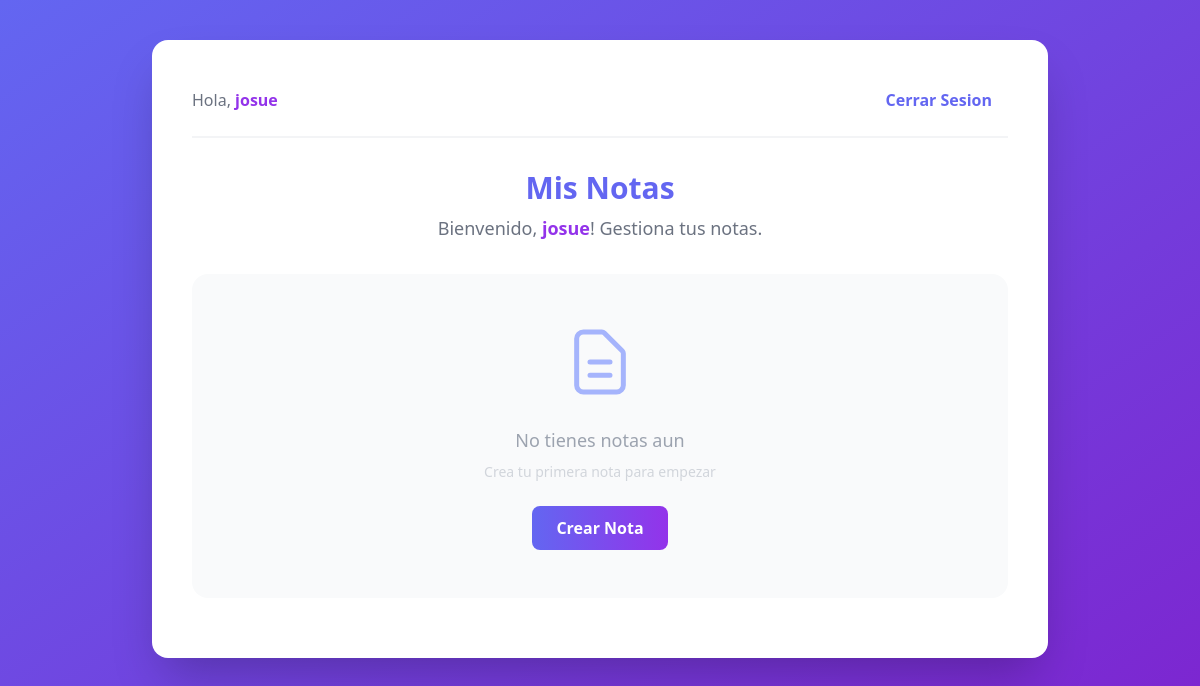
Page / (signed in) on the earlier database version.
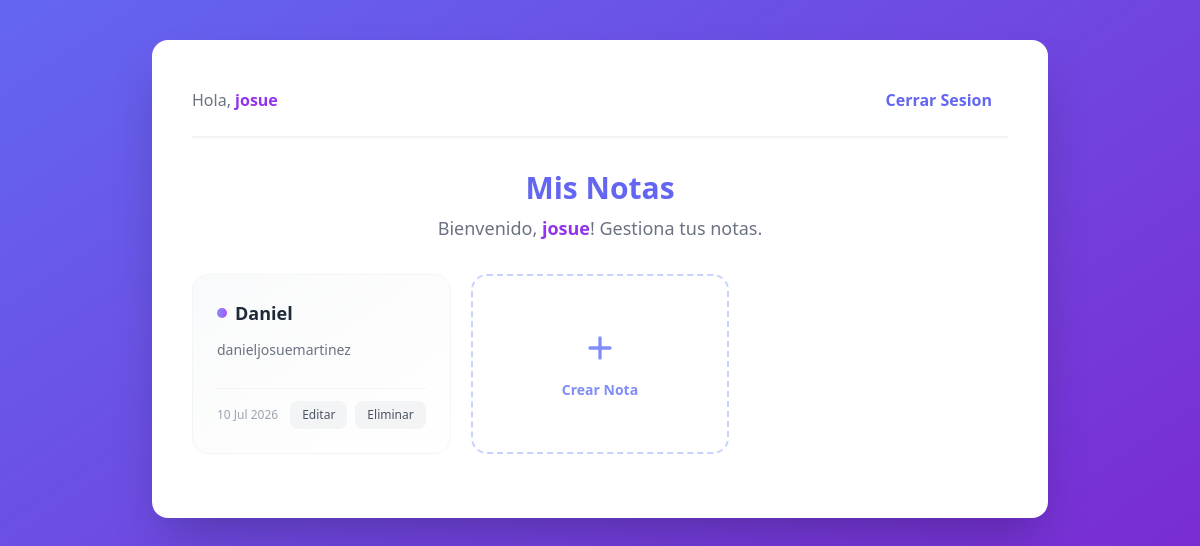
Same page on the later database version.
### app/models.py (models this page shows, shortened)
class User(db.Model):
    id = db.Column(db.Integer, primary_key=True)
    name = db.Column(db.String(100), nullable=False)
    email = db.Column(db.String(120), unique=True, nullable=False)
    password = db.Column(db.String(200), nullable=False)

class Note(db.Model):
    id = db.Column(db.Integer, primary_key=True)
    title = db.Column(db.String(100), nullable=False)
    content = db.Column(db.String(200), nullable=False)
    created_at = db.Column(db.DateTime, default=lambda: datetime.now(timezone.utc))
    user_id = db.Column(db.Integer, db.ForeignKey("user.id"), nullable=False)
    user = db.relationship("User", backref=db.backref("notes", lazy=True))

### app/__init__.py (the view)
    @app.route("/")
    def home():
        user = None
        notes = []
        if "user_id" in session:
            user = User.query.get(session["user_id"])
            notes = Note.query.filter_by(user_id=session["user_id"]).all()
        return render_template("home.html", notes=notes, user=user)

### app/__init__.py (called while the page is built)
def create_app():
    app = Flask(__name__)
    app.config.from_object("app.config.Config")
    db.init_app(app)
    app.register_blueprint(notes_bp)
    app.register_blueprint(users_bp)
    @app.route("/about")
    def about():
        return "This is a simple Flask application."
    @app.route("/contact", methods=["GET", "POST"])
    def contact():
        if request.method == "POST":
            return "Thank you for contacting us!", 201
        return "Contact us at example@email.com"
    @app.route("/")
    def home():
        user = None
        notes = []
        if "user_id" in session:
            user = User.query.get(session["user_id"])
            notes = Note.query.filter_by(user_id=session["user_id"]).all()
        return render_template("home.html", notes=notes, user=user)
    return app

### app/templates/home.html (shortened to what this page needs)
{% extends "base.html" %} {% block title %}Flask Task Manager{% endblock %} {%
block body %}
<div
  class="bg-white rounded-2xl shadow-2xl p-10 w-full max-w-4xl animate-[slideUp_0.5s_ease-out]"
>
  {% if user %}
  <div
    class="flex justify-between items-center mb-8 pb-4 border-b-2 border-gray-100"
  >
    <div class="text-gray-500">
      Hola, <span class="text-purple-600 font-bold">{{ user.name }}</span>
    </div>
    <a
      href="{{ url_for('users.logout') }}"
      class="text-indigo-500 font-semibold px-4 py-2 rounded-lg hover:bg-indigo-500 hover:text-white transition-all duration-300"
      >Cerrar Sesion</a
    >
  </div>
  <h1 class="text-center text-indigo-500 mb-2 text-3xl font-bold">Mis Notas</h1>
  <p class="text-center text-gray-500 text-lg mb-8">
    Bienvenido, <span class="text-purple-600 font-bold">{{ user.name }}</span>!
    Gestiona tus notas.
  </p>
     {% if notes %}
    <div class="grid grid-cols-1 sm:grid-cols-2 lg:grid-cols-3 gap-5 my-6">
      {% for note in notes %}
      <div
        class="bg-gradient-to-br from-gray-50 to-white border border-gray-100 rounded-2xl p-6 transition-all duration-300 hover:-translate-y-1 hover:shadow-xl hover:shadow-indigo-500/10 flex flex-col"
      >
        <div class="flex items-center gap-2 mb-3">
          <span
            class="w-2.5 h-2.5 bg-gradient-to-r from-indigo-400 to-purple-500 rounded-full"
          ></span>
          <h3 class="text-gray-800 text-lg font-bold truncate">
            {{ note.title }}
          </h3>
        </div>
        <p
          class="text-gray-500 text-sm leading-relaxed mb-4 flex-grow line-clamp-3"
        >
          {{ note.content }}
        </p>
        <div
          class="flex items-center justify-between pt-3 border-t border-gray-100"
        >
          <span class="text-xs text-gray-400">
            {{ note.created_at.strftime('%d %b %Y') if note.created_at else ''
            }}
          </span>
          <div class="flex gap-2">
            <a
              href="{{ url_for('notes.edit_note', note_id=note.id) }}"
              class="text-xs bg-gray-100 text-gray-600 px-3 py-1.5 rounded-lg font-medium hover:bg-indigo-100 hover:text-indigo-600 transition-all duration-200"
              >Editar</a
            >
            <form
              id="notes-{{ note.id }}"
              method="POST"
              action="{{ url_for('notes.delete_note', note_id=note.id) }}"
              class="inline"
            >
              <input
                type="submit"
                value="Eliminar"
                class="text-xs bg-gray-100 text-gray-600 px-3 py-1.5 rounded-lg font-medium cursor-pointer hover:bg-red-100 hover:text-red-600 transition-all duration-200"
                onclick="event.preventDefault(); checkConfirmation('{{ note.id }}');"
              />
            </form>
          </div>
        </div>
      </div>
      {% endfor %}
      <a
        href="{{ url_for('notes.create_note') }}"
        class="border-2 border-dashed border-indigo-200 rounded-2xl p-6 flex flex-col items-center justify-center gap-3 text-indigo-400 hover:border-indigo-400 hover:text-indigo-600 hover:bg-indigo-50/50 transition-all duration-300 min-h-[180px]"
      >
        <svg
          class="w-10 h-10"
          fill="none"
          stroke="currentColor"
          viewBox="0 0 24 24"
        >
          <path
            stroke-linecap="round"
            stroke-linejoin="round"
            stroke-width="2"
            d="M12 6v6m0 0v6m0-6h6m-6 0H6"
          />
        </svg>
        <span class="font-semibold text-sm">Crear Nota</span>
      </a>
    </div>
    {% else %}
    <div
      class="flex flex-col items-center justify-center py-12 my-5 bg-gray-50 rounded-2xl animate-[fadeIn_0.8s_ease-out]"
    >
      <svg
        class="w-20 h-20 text-indigo-300 mb-6 animate-bounce"
        fill="none"
        stroke="currentColor"
        viewBox="0 0 24 24"
      >
        <path
          stroke-linecap="round"
          stroke-linejoin="round"
          stroke-width="1.5"
          d="M9 12h6m-6 4h6m2 5H7a2 2 0 01-2-2V5a2 2 0 012-2h5.586a1 1 0 01.707.293l5.414 5.414a1 1 0 01.293.707V19a2 2 0 01-2 2z"
        />
      </svg>
      <p class="text-gray-400 text-lg font-medium mb-2">No tienes notas aun</p>
      <p class="text-gray-300 text-sm mb-6">
        Crea tu primera nota para empezar
      </p>
      <a
        href="{{ url_for('notes.create_note') }}"
        class="bg-gradient-to-r from-indigo-500 to-purple-600 text-white px-6 py-2.5 rounded-lg font-semibold hover:-translate-y-0.5 hover:shadow-lg hover:shadow-indigo-500/40 transition-all duration-300 inline-block"
        >Crear Nota</a
      >
    </div>
    {% endif %} {% endif %}
  </div>
  {% endblock %}

### app/templates/base.html (shortened to what this page needs)
<!doctype html>
<html lang="en">
  <head>
    <script src="https://cdn.tailwindcss.com"></script>
    <link
      rel="stylesheet"
      href="{{ url_for('static', filename='css/styles.css') }}"
    />
  </head>
  <body
    class="min-h-screen bg-gradient-to-br from-indigo-500 to-purple-700 flex justify-center items-start py-10 px-5"
  >
    {% block body %}{% endblock %}
  </body>
</html>

Differences in the rows shown:
added Note: title "Daniel", content "danieljosuemartinez", created_at "10 Jul 2026"
Other differences:
text no longer shown: "No tienes notas aun Crea tu primera nota para empezar"
